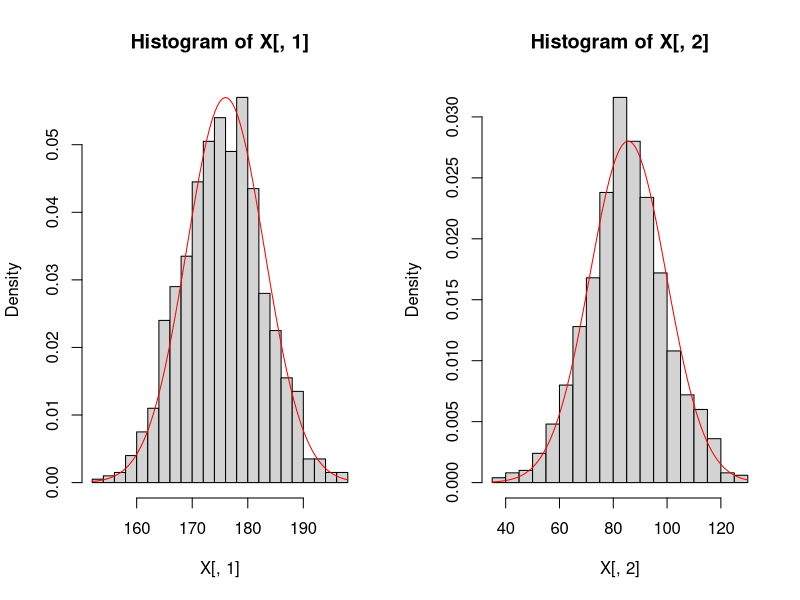
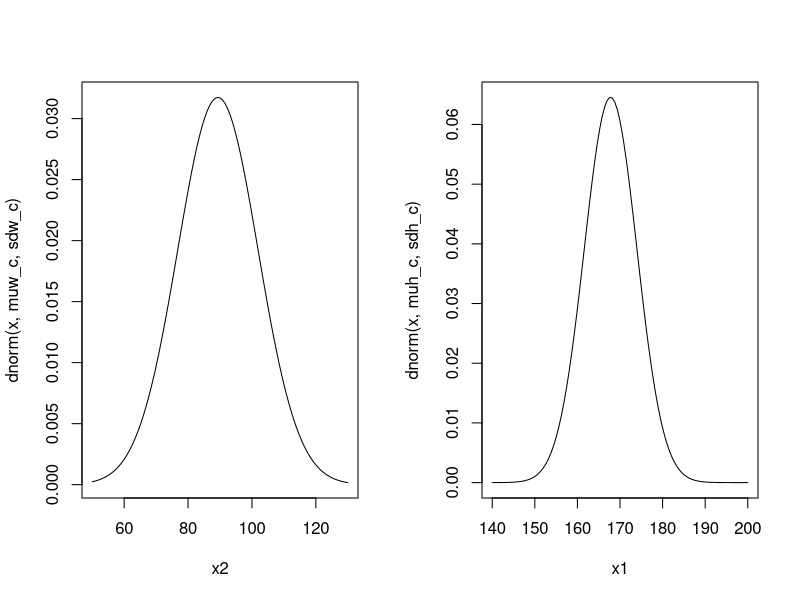
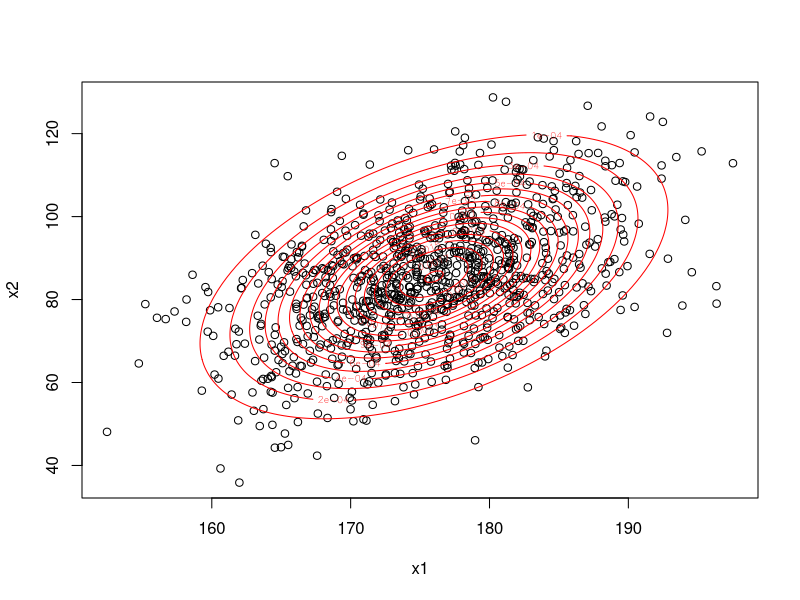

The R script that drew these images, in order:
##################################
## R code for LAB1 - 08/10/2024  #
##                               #
## ! This is the pre-LAB version # 
## You must replace XXX properly # 
##################################
#
### Approximation with CLT: Example ----
## Waterpolo match: 
#
## 1) Set the needed information (provided in the slides)
#p <- 0.5
#q <- 0.7
#n <- m <- 20
#
## 2) obtain mean, variance and standard deviation of W
#mW <- n*p - m*q
#varW <- n*p*(1-p) + m*q*(1-q)
#sdW <- sqrt(varW)
#
## 3) compute the probability of interest: P(X > Y) = P(W > 0) = ? 
#
#PWin_P <- pnorm(0, mean = mW, sd = sdW, lower.tail = FALSE)
#PWin_P
#
## Visualisation of the pmf $X$ (red) and $Y$ (blue) 
## and the pdf of $W=X-Y$
#curve(dnorm(x, mW, sdW), xlim = c(-12, 20), ylim = c(0, 0.3),
#      xlab = "", ylab = "", cex.lab = 1.25)
#points(0 : n, dbinom(0 : n, n, p), pch = 21, bg = 1, col = "blue")
#points(0 : m, dbinom(0 : m, m, q), pch = 21, bg = 2)
#segments(x0 = 0, y0 = -0.01, x1 = 0, y1 = dnorm(0, mW, sdW), lwd = 2)
#text(14.25, 0.22, "Y", cex = 2, col = 2)
#text(10, 0.2, "X", cex = 2, col = "blue")
#text(-4, 0.15, "X - Y", cex = 2, col = 1)
#
## Obtain the result applying the continuity correction
#PWin_P_cc <- pnorm(0.5, mean = mW, 
#                   sd = sdW, 
#                   lower.tail = FALSE)
#
## Compare
#PWin_P_cc
#PWin_P # Without c.c.
#
## Obtain the exact result: this is a naive R implementation
#Px <- dbinom(0 : n, n, p = p)  # Pmf X
#Py <- dbinom(0: m, m, p = q)   # Pmf Y
#Pw <- rep(NA, 2 * n + 1)       # Pmf W
#
#count <- 1          # Counter 1          
#count2 <- 2 * n + 1 # Counter 2
#for(i in 0 : n){
#  idx1 <- 1 : (i + 1)
#  idx2 <- (n + 1 - i) : (n + 1)
#  if(i == n){
#    Pw[count] <- sum(Px[idx1] * Py[idx2])  
#  } else { 
#    Pw[count] <- sum(Px[idx1] * Py[idx2]) 
#    Pw[count2] <- sum(Px[idx2] * Py[idx1])
#  }
#  count <- count + 1
#  count2 <- count2 - 1
#}
#sum(Pw) # check whether the probability sum up to 1
#
#sum(Pw[(n+2) : length(Pw)]) # P(W > 0)
#
## To compare the effect of n on the quality of the approximation
## it is smarter to build a function 
#PMFw <- function(n, m, p, q){
# Px <- dbinom(0 : n, n, p = p) 
# Py <- dbinom(0: m, m, p = q) 
# Pw <- rep(NA, 2 * n + 1)
#
# count <- 1; count2 <- 2 * n + 1
# for(i in 0 : n){
#   idx1 <- 1 : (i + 1)
#   idx2 <- (n + 1 - i) : (n + 1)
#   if(i == n){
#     Pw[count] <- sum(Px[idx1] * Py[idx2])  
#   } else { 
#     Pw[count] <- sum(Px[idx1] * Py[idx2]) 
#     Pw[count2] <- sum(Px[idx2] * Py[idx1])
#   }
#   count <- count + 1
#   count2 <- count2 - 1
# }
# return(Pw)
#}
#
#p <- 0.5 
#q <- 0.7 
#
## Case lower n
#n <- m <- 5 
#
#mW <-  p * n - q * m 
#varW <- n * p * (1 - p) + m * q * (1 - q) 
#sdW <- sqrt(varW) 
#
#PWin_P <- pnorm(0, mean = mW, sd = sdW,  lower.tail = FALSE)
#PWin_P_cc <- pnorm(0.5, mean = mW, sd = sdW,  lower.tail = FALSE)
#
#
#Pw <-PMFw(n, m, p, q)
#sum(Pw[(n + 2) : length(Pw)]) # P(W>0 )
#PWin_P                        # appr. P(W>0 )
#PWin_P_cc                     # appr. with c.c. P(W>0 )
#
#
#plot(-n : m, Pw, xlab = "w", col = "red", cex.axis = 1.5, cex= 2)
#curve(dnorm(x, mW, sdW), add = TRUE)
#
## Case higher n
#n <- m <- 100
#
#mW <-  p * n - q * m ### XXX
#varW <- n * p * (1 - p) + m * q * (1 - q) # XXX
#sdW <- sqrt(varW) # XXX
#
#PWin_P <- pnorm(0, mean = mW, sd = sdW,  lower.tail = FALSE)
#PWin_P_cc <- pnorm(0.5, mean = mW, sd = sdW,  lower.tail = FALSE)
#
#
#Pw <- PMFw(n, m, p, q)
#sum(Pw[(n + 2) : length(Pw)]) # P(W>0 )
#PWin_P                        # appr. P(W>0 )
#PWin_P_cc                     # appr. with c.c. P(W>0 )
#
#
#plot(-n : m, Pw, xlab = "w", col = "red", cex.axis = 1.5, cex= 2)
#curve(dnorm(x, mW, sdW), add = TRUE) 
#
##? --------------------------------------------------------------------
##? ----------------- Multivariate Normal Distribution -----------------
##? --------------------------------------------------------------------
#
##! ------------------ Bivariate Normal Distribution -------------------
# 
## Write a function for obtaining the value of the pdf 
## of a bivariate normal distribution with mean vector
## elements equal to zero and unity variances 
#
#NBiv <- function(x, y, rho){
#  den <- (2*pi * sqrt(1 - rho^2))
#  num <- exp(-0.5 * (x^2 + y^2 - 2*rho*x*y) / (1 - rho^2))
#  return(num/den)
#}
#
## 3D plots
#xx <- yy <- seq(-3, 3, by = 0.1)
#z <- outer(xx, yy, NBiv, rho = 0.5)
#par(mfrow = c(1, 2))
#persp(xx, yy, z, xlab = "x", ylab = "y", zlab = "f(x,y)", cex.lab = 3)
#persp(xx, yy, z, theta = 30, phi = 30, xlab ="x", ylab = "y", zlab = "f(x,y)", cex.lab= 3)
#
## Contour level plots (varying rho)
#rho <- c(-0.5, 0, 0.9)
#z <- list()
#for(j in 1:3) z[[j]] <- outer(xx, yy, NBiv, rho = rho[j])
#par(mfrow = c(1, 3))
#for(j in 1:3) contour(xx, yy, z[[j]], main = paste0("rho = ", rho[j]), 
#                      cex.main = 3, cex.axis = 3, labcex = 2)


#? ---------------------- mvtnorm library ----------------------

# Install the mvtnorm package and load it 
#install.packages("mvtnorm")
library(mvtnorm)

# Biometric example
# Set the values of mean vector, variances and correlations 
mu_h <- 176
mu_w <- 85.52 
sd_h <- 7 
sd_w <- 14.24
rho <- 0.47

# Build the covariance matrix 
cov <- rho * sd_h * sd_w
Sigma <- matrix(c(sd_h^2, cov, cov, sd_w^2), 2,2, byrow=T)
X <- rmvnorm(1000, c(mu_h, mu_w), Sigma)

# Plot the marginal distributions
par(mfrow = c(1,2))
hist(X[,1], prob = TRUE, breaks = 30, cex.lab = 1)
curve(dnorm(x, mu_h, sd_h), col = "red", add=TRUE)
hist(X[,2], prob = TRUE, breaks = 30, cex.lab = 1)
curve(dnorm(x, mu_w, sd_w), col = "red", add=TRUE)

# Get quantities for the conditional distribution
x1.fix <- 180
muw_c <- mu_w + rho * (sd_w/sd_h) * (x1.fix - mu_h)  
sdw_c <- sqrt(sd_w^2*(1-rho^2))
c(sd_w, sdw_c)

x2.fix <- 50
muh_c <- mu_h + rho * (sd_h/sd_w) * (x2.fix - mu_w)  
sdh_c <- sqrt(sd_h^2*(1-rho^2))
c(sd_h, sdh_c)

# Plot the conditional distributions
par(mfrow = c(1,2))
curve(dnorm(x, muw_c, sdw_c), from = 50, to = 130, 
      cex.lab = 1, cex.axis = 1, xlab = "x2")
curve(dnorm(x, muh_c, sdh_c), from = 140, to = 200, 
      cex.lab = 1, cex.axis = 1, xlab = "x1")

# Scatterplot and contour plot 
par(mfrow=c(1,1))
xx <- seq(min(X), max(X), length.out = 500)
yy <- seq(min(X), max(X), length.out = 500)
zz <- outer(X = xx, Y = yy, FUN = function(x,y) 
  dmvnorm(cbind(x,y), mean = c(mu_h, mu_w), sigma = Sigma))
plot(X[,1], X[,2], xlab = "x1", ylab = "x2", cex.axis = 1, cex.lab = 1)
contour(xx, yy, zz, add = TRUE, col = "red", nlevels = 20)